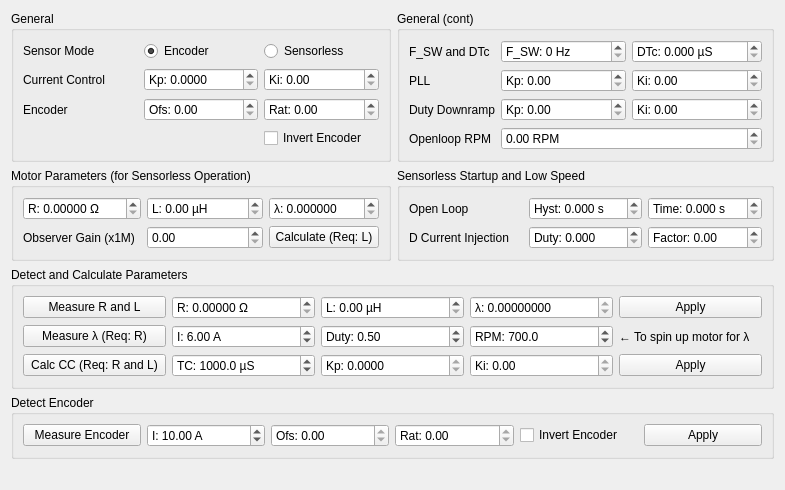
            <widget class="QWidget" name="tab_24">
             <attribute name="title">
              <string>FOC</string>
             </attribute>
             <layout class="QVBoxLayout" name="verticalLayout_29">
              <item>
               <layout class="QGridLayout" name="gridLayout_42">
                <item row="0" column="0">
                 <widget class="QGroupBox" name="groupBox_39">
                  <property name="title">
                   <string>General</string>
                  </property>
                  <layout class="QGridLayout" name="gridLayout_39">
                   <item row="2" column="0">
                    <widget class="QLabel" name="label_89">
                     <property name="text">
                      <string>Current Control</string>
                     </property>
                    </widget>
                   </item>
                   <item row="2" column="1">
                    <widget class="QDoubleSpinBox" name="mcconfFocCurrKpBox">
                     <property name="prefix">
                      <string>Kp: </string>
                     </property>
                     <property name="decimals">
                      <number>4</number>
                     </property>
                     <property name="maximum">
                      <double>1000.000000000000000</double>
                     </property>
                     <property name="singleStep">
                      <double>0.010000000000000</double>
                     </property>
                    </widget>
                   </item>
                   <item row="2" column="2">
                    <widget class="QDoubleSpinBox" name="mcconfFocCurrKiBox">
                     <property name="prefix">
                      <string>Ki: </string>
                     </property>
                     <property name="maximum">
                      <double>100000.000000000000000</double>
                     </property>
                    </widget>
                   </item>
                   <item row="4" column="0">
                    <widget class="QLabel" name="label_92">
                     <property name="text">
                      <string>Encoder</string>
                     </property>
                    </widget>
                   </item>
                   <item row="4" column="1">
                    <widget class="QDoubleSpinBox" name="mcconfFocEncoderOffsetBox">
                     <property name="prefix">
                      <string>Ofs: </string>
                     </property>
                     <property name="maximum">
                      <double>360.000000000000000</double>
                     </property>
                    </widget>
                   </item>
                   <item row="0" column="2">
                    <widget class="QRadioButton" name="mcconfFocModeSensorlessButton">
                     <property name="text">
                      <string>Sensorless</string>
                     </property>
                    </widget>
                   </item>
                   <item row="0" column="0">
                    <widget class="QLabel" name="label_101">
                     <property name="text">
                      <string>Sensor Mode</string>
                     </property>
                    </widget>
                   </item>
                   <item row="0" column="1">
                    <widget class="QRadioButton" name="mcconfFocModeEncoderButton">
                     <property name="text">
                      <string>Encoder</string>
                     </property>
                     <property name="checked">
                      <bool>true</bool>
                     </property>
                    </widget>
                   </item>
                   <item row="4" column="2">
                    <widget class="QDoubleSpinBox" name="mcconfFocEncoderRatioBox">
                     <property name="prefix">
                      <string>Rat: </string>
                     </property>
                     <property name="maximum">
                      <double>500.000000000000000</double>
                     </property>
                    </widget>
                   </item>
                   <item row="5" column="2">
                    <widget class="QCheckBox" name="mcconfFocEncoderInvertedBox">
                     <property name="text">
                      <string>Invert Encoder</string>
                     </property>
                    </widget>
                   </item>
                  </layout>
                 </widget>
                </item>
                <item row="0" column="1">
                 <widget class="QGroupBox" name="groupBox_41">
                  <property name="title">
                   <string>General (cont)</string>
                  </property>
                  <layout class="QGridLayout" name="gridLayout_40">
                   <item row="7" column="0">
                    <widget class="QLabel" name="label_104">
                     <property name="text">
                      <string>Openloop RPM</string>
                     </property>
                    </widget>
                   </item>
                   <item row="5" column="1">
                    <widget class="QDoubleSpinBox" name="mcconfFocPllKpBox">
                     <property name="prefix">
                      <string>Kp: </string>
                     </property>
                     <property name="maximum">
                      <double>100000.000000000000000</double>
                     </property>
                    </widget>
                   </item>
                   <item row="6" column="2">
                    <widget class="QDoubleSpinBox" name="mcconfFocDutyDownrampKiBox">
                     <property name="prefix">
                      <string>Ki: </string>
                     </property>
                     <property name="maximum">
                      <double>100000.000000000000000</double>
                     </property>
                    </widget>
                   </item>
                   <item row="6" column="0">
                    <widget class="QLabel" name="label_103">
                     <property name="text">
                      <string>Duty Downramp</string>
                     </property>
                    </widget>
                   </item>
                   <item row="5" column="2">
                    <widget class="QDoubleSpinBox" name="mcconfFocPllKiBox">
                     <property name="prefix">
                      <string>Ki: </string>
                     </property>
                     <property name="decimals">
                      <number>2</number>
                     </property>
                     <property name="maximum">
                      <double>1000000.000000000000000</double>
                     </property>
                     <property name="singleStep">
                      <double>1000.000000000000000</double>
                     </property>
                    </widget>
                   </item>
                   <item row="5" column="0">
                    <widget class="QLabel" name="label_90">
                     <property name="text">
                      <string>PLL</string>
                     </property>
                    </widget>
                   </item>
                   <item row="7" column="1" colspan="2">
                    <widget class="QDoubleSpinBox" name="mcconfFocOpenloopRpmBox">
                     <property name="keyboardTracking">
                      <bool>false</bool>
                     </property>
                     <property name="prefix">
                      <string/>
                     </property>
                     <property name="suffix">
                      <string> RPM</string>
                     </property>
                     <property name="maximum">
                      <double>100000.000000000000000</double>
                     </property>
                     <property name="singleStep">
                      <double>10.000000000000000</double>
                     </property>
                    </widget>
                   </item>
                   <item row="6" column="1">
                    <widget class="QDoubleSpinBox" name="mcconfFocDutyDownrampKpBox">
                     <property name="prefix">
                      <string>Kp: </string>
                     </property>
                     <property name="maximum">
                      <double>10000.000000000000000</double>
                     </property>
                    </widget>
                   </item>
                   <item row="4" column="2">
                    <widget class="QDoubleSpinBox" name="mcconfFocDtCompBox">
                     <property name="toolTip">
                      <string>&lt;html&gt;&lt;head/&gt;&lt;body&gt;&lt;p&gt;Dead time compensation. Getting this value right is important for the low speed performance of the sensorless observer.&lt;/p&gt;&lt;/body&gt;&lt;/html&gt;</string>
                     </property>
                     <property name="prefix">
                      <string>DTc: </string>
                     </property>
                     <property name="suffix">
                      <string> µS</string>
                     </property>
                     <property name="decimals">
                      <number>3</number>
                     </property>
                     <property name="maximum">
                      <double>10000.000000000000000</double>
                     </property>
                     <property name="singleStep">
                      <double>0.010000000000000</double>
                     </property>
                    </widget>
                   </item>
                   <item row="4" column="1">
                    <widget class="QSpinBox" name="mcconfFocFSwBox">
                     <property name="toolTip">
                      <string>Switching Frequency</string>
                     </property>
                     <property name="suffix">
                      <string> Hz</string>
                     </property>
                     <property name="prefix">
                      <string>F_SW: </string>
                     </property>
                     <property name="maximum">
                      <number>100000</number>
                     </property>
                     <property name="singleStep">
                      <number>100</number>
                     </property>
                    </widget>
                   </item>
                   <item row="4" column="0">
                    <widget class="QLabel" name="label_94">
                     <property name="text">
                      <string>F_SW and DTc</string>
                     </property>
                    </widget>
                   </item>
                  </layout>
                 </widget>
                </item>
                <item row="1" column="0">
                 <widget class="QGroupBox" name="groupBox_40">
                  <property name="title">
                   <string>Motor Parameters (for Sensorless Operation)</string>
                  </property>
                  <layout class="QGridLayout" name="gridLayout_41">
                   <item row="4" column="1">
                    <widget class="QDoubleSpinBox" name="mcconfFocObserverGainBox">
                     <property name="maximum">
                      <double>100000.000000000000000</double>
                     </property>
                     <property name="singleStep">
                      <double>1.000000000000000</double>
                     </property>
                    </widget>
                   </item>
                   <item row="4" column="0">
                    <widget class="QLabel" name="label_98">
                     <property name="text">
                      <string>Observer Gain (x1M)</string>
                     </property>
                    </widget>
                   </item>
                   <item row="4" column="2">
                    <widget class="QPushButton" name="mcconfFocObserverGainCalcButton">
                     <property name="text">
                      <string>Calculate (Req: L)</string>
                     </property>
                    </widget>
                   </item>
                   <item row="1" column="0">
                    <widget class="QDoubleSpinBox" name="mcconfFocMotorRBox">
                     <property name="prefix">
                      <string>R: </string>
                     </property>
                     <property name="suffix">
                      <string> Ω</string>
                     </property>
                     <property name="decimals">
                      <number>5</number>
                     </property>
                     <property name="maximum">
                      <double>1000.000000000000000</double>
                     </property>
                     <property name="singleStep">
                      <double>0.001000000000000</double>
                     </property>
                    </widget>
                   </item>
                   <item row="1" column="1">
                    <widget class="QDoubleSpinBox" name="mcconfFocMotorLBox">
                     <property name="prefix">
                      <string>L: </string>
                     </property>
                     <property name="suffix">
                      <string> µH</string>
                     </property>
                     <property name="decimals">
                      <number>2</number>
                     </property>
                     <property name="maximum">
                      <double>1000000.000000000000000</double>
                     </property>
                    </widget>
                   </item>
                   <item row="1" column="2">
                    <widget class="QDoubleSpinBox" name="mcconfFocMotorLinkageBox">
                     <property name="prefix">
                      <string>λ: </string>
                     </property>
                     <property name="decimals">
                      <number>6</number>
                     </property>
                     <property name="maximum">
                      <double>1000.000000000000000</double>
                     </property>
                     <property name="singleStep">
                      <double>0.000100000000000</double>
                     </property>
                    </widget>
                   </item>
                  </layout>
                 </widget>
                </item>
                <item row="1" column="1">
                 <widget class="QGroupBox" name="groupBox_43">
                  <property name="title">
                   <string>Sensorless Startup and Low Speed</string>
                  </property>
                  <layout class="QGridLayout" name="gridLayout_44">
                   <item row="1" column="2">
                    <widget class="QDoubleSpinBox" name="mcconfFocDCurrentFactorBox">
                     <property name="toolTip">
                      <string>&lt;html&gt;&lt;head/&gt;&lt;body&gt;&lt;p&gt;The maximum factor between the D axis and Q axis current.&lt;/p&gt;&lt;/body&gt;&lt;/html&gt;</string>
                     </property>
                     <property name="prefix">
                      <string>Factor: </string>
                     </property>
                     <property name="singleStep">
                      <double>0.100000000000000</double>
                     </property>
                    </widget>
                   </item>
                   <item row="0" column="1">
                    <widget class="QDoubleSpinBox" name="mcconfFocSlOpenloopHystBox">
                     <property name="toolTip">
                      <string>&lt;html&gt;&lt;head/&gt;&lt;body&gt;&lt;p&gt;If the filtered RPM has been below openloop RPM for this amount of time, the motor will rotate in open loop with openloop RPM.&lt;/p&gt;&lt;/body&gt;&lt;/html&gt;</string>
                     </property>
                     <property name="prefix">
                      <string>Hyst: </string>
                     </property>
                     <property name="suffix">
                      <string> s</string>
                     </property>
                     <property name="decimals">
                      <number>3</number>
                     </property>
                     <property name="maximum">
                      <double>200.000000000000000</double>
                     </property>
                     <property name="singleStep">
                      <double>0.100000000000000</double>
                     </property>
                    </widget>
                   </item>
                   <item row="0" column="0">
                    <widget class="QLabel" name="label_105">
                     <property name="text">
                      <string>Open Loop</string>
                     </property>
                    </widget>
                   </item>
                   <item row="1" column="0">
                    <widget class="QLabel" name="label_107">
                     <property name="text">
                      <string>D Current Injection</string>
                     </property>
                    </widget>
                   </item>
                   <item row="1" column="1">
                    <widget class="QDoubleSpinBox" name="mcconfFocDCurrentDutyBox">
                     <property name="toolTip">
                      <string>&lt;html&gt;&lt;head/&gt;&lt;body&gt;&lt;p&gt;Inject D axis current below this duty cycle.&lt;/p&gt;&lt;/body&gt;&lt;/html&gt;</string>
                     </property>
                     <property name="prefix">
                      <string>Duty: </string>
                     </property>
                     <property name="decimals">
                      <number>3</number>
                     </property>
                     <property name="maximum">
                      <double>1.000000000000000</double>
                     </property>
                     <property name="singleStep">
                      <double>0.010000000000000</double>
                     </property>
                    </widget>
                   </item>
                   <item row="0" column="2">
                    <widget class="QDoubleSpinBox" name="mcconfFocSlOpenloopTimeBox">
                     <property name="toolTip">
                      <string>&lt;html&gt;&lt;head/&gt;&lt;body&gt;&lt;p&gt;Time to remain in open loop before entering closed loop.&lt;/p&gt;&lt;/body&gt;&lt;/html&gt;</string>
                     </property>
                     <property name="prefix">
                      <string>Time: </string>
                     </property>
                     <property name="suffix">
                      <string> s</string>
                     </property>
                     <property name="decimals">
                      <number>3</number>
                     </property>
                     <property name="maximum">
                      <double>200.000000000000000</double>
                     </property>
                     <property name="singleStep">
                      <double>0.100000000000000</double>
                     </property>
                    </widget>
                   </item>
                  </layout>
                 </widget>
                </item>
                <item row="2" column="0" colspan="2">
                 <widget class="QGroupBox" name="groupBox_44">
                  <property name="title">
                   <string>Detect and Calculate Parameters</string>
                  </property>
                  <layout class="QGridLayout" name="gridLayout_45">
                   <item row="3" column="1">
                    <widget class="QDoubleSpinBox" name="mcconfFocCalcCCTcBox">
                     <property name="prefix">
                      <string>TC: </string>
                     </property>
                     <property name="suffix">
                      <string> µS</string>
                     </property>
                     <property name="decimals">
                      <number>1</number>
                     </property>
                     <property name="maximum">
                      <double>100000.000000000000000</double>
                     </property>
                     <property name="singleStep">
                      <double>10.000000000000000</double>
                     </property>
                     <property name="value">
                      <double>1000.000000000000000</double>
                     </property>
                    </widget>
                   </item>
                   <item row="2" column="2">
                    <widget class="QDoubleSpinBox" name="mcconfFocDetectDutyBox">
                     <property name="toolTip">
                      <string>For measuring flux linkage:  Duty cycle to measure flux linkage at.</string>
                     </property>
                     <property name="prefix">
                      <string>Duty: </string>
                     </property>
                     <property name="maximum">
                      <double>1.000000000000000</double>
                     </property>
                     <property name="singleStep">
                      <double>0.010000000000000</double>
                     </property>
                     <property name="value">
                      <double>0.500000000000000</double>
                     </property>
                    </widget>
                   </item>
                   <item row="2" column="1">
                    <widget class="QDoubleSpinBox" name="mcconfFocDetectCurrentBox">
                     <property name="toolTip">
                      <string>For measuring flux linkage:  The current to use.</string>
                     </property>
                     <property name="prefix">
                      <string>I: </string>
                     </property>
                     <property name="suffix">
                      <string> A</string>
                     </property>
                     <property name="maximum">
                      <double>150.000000000000000</double>
                     </property>
                     <property name="value">
                      <double>6.000000000000000</double>
                     </property>
                    </widget>
                   </item>
                   <item row="2" column="3">
                    <widget class="QDoubleSpinBox" name="mcconfFocDetectMinRpmBox">
                     <property name="toolTip">
                      <string>For measuring flux linkage: The minimum RPM to start the motor with.</string>
                     </property>
                     <property name="prefix">
                      <string>RPM: </string>
                     </property>
                     <property name="decimals">
                      <number>1</number>
                     </property>
                     <property name="maximum">
                      <double>10000.000000000000000</double>
                     </property>
                     <property name="singleStep">
                      <double>10.000000000000000</double>
                     </property>
                     <property name="value">
                      <double>700.000000000000000</double>
                     </property>
                    </widget>
                   </item>
                   <item row="2" column="0">
                    <widget class="QPushButton" name="mcconfFocMeasureLinkageButton">
                     <property name="toolTip">
                      <string>&lt;html&gt;&lt;head/&gt;&lt;body&gt;&lt;p&gt;Spin up the motor using BLDC delay commutation and measure the flux linkage. The motor resistance is required to compensate for load, so it should be measured or entered first.&lt;/p&gt;&lt;/body&gt;&lt;/html&gt;</string>
                     </property>
                     <property name="text">
                      <string>Measure λ (Req: R)</string>
                     </property>
                    </widget>
                   </item>
                   <item row="0" column="0">
                    <widget class="QPushButton" name="mcconfFocMeasureRLButton">
                     <property name="toolTip">
                      <string>Measure the motor resistance and inductance.</string>
                     </property>
                     <property name="text">
                      <string>Measure R and L</string>
                     </property>
                    </widget>
                   </item>
                   <item row="0" column="1">
                    <widget class="QDoubleSpinBox" name="mcconfFocDetectRBox">
                     <property name="prefix">
                      <string>R: </string>
                     </property>
                     <property name="suffix">
                      <string> Ω</string>
                     </property>
                     <property name="decimals">
                      <number>5</number>
                     </property>
                     <property name="maximum">
                      <double>1000.000000000000000</double>
                     </property>
                     <property name="singleStep">
                      <double>0.001000000000000</double>
                     </property>
                    </widget>
                   </item>
                   <item row="0" column="2">
                    <widget class="QDoubleSpinBox" name="mcconfFocDetectLBox">
                     <property name="prefix">
                      <string>L: </string>
                     </property>
                     <property name="suffix">
                      <string> µH</string>
                     </property>
                     <property name="maximum">
                      <double>100000.000000000000000</double>
                     </property>
                    </widget>
                   </item>
                   <item row="3" column="0">
                    <widget class="QPushButton" name="mcconfFocCalcCCButton">
                     <property name="toolTip">
                      <string>&lt;html&gt;&lt;head/&gt;&lt;body&gt;&lt;p&gt;Calculate Kp and Ki for the current control loop based on the motor resistance and inductance, and a desired time constant (TC) of the system.&lt;/p&gt;&lt;/body&gt;&lt;/html&gt;</string>
                     </property>
                     <property name="text">
                      <string>Calc CC (Req: R and L)</string>
                     </property>
                    </widget>
                   </item>
                   <item row="0" column="3">
                    <widget class="QDoubleSpinBox" name="mcconfFocDetectLinkageBox">
                     <property name="readOnly">
                      <bool>true</bool>
                     </property>
                     <property name="prefix">
                      <string>λ: </string>
                     </property>
                     <property name="decimals">
                      <number>8</number>
                     </property>
                     <property name="maximum">
                      <double>100.000000000000000</double>
                     </property>
                     <property name="singleStep">
                      <double>0.000100000000000</double>
                     </property>
                     <property name="value">
                      <double>0.000000000000000</double>
                     </property>
                    </widget>
                   </item>
                   <item row="0" column="4">
                    <widget class="QPushButton" name="mcconfFocApplyRLLambdaButton">
                     <property name="text">
                      <string>Apply</string>
                     </property>
                    </widget>
                   </item>
                   <item row="3" column="4">
                    <widget class="QPushButton" name="mcconfFocCalcCCApplyButton">
                     <property name="text">
                      <string>Apply</string>
                     </property>
                    </widget>
                   </item>
                   <item row="3" column="3">
                    <widget class="QDoubleSpinBox" name="mcconfFocCalcKiBox">
                     <property name="readOnly">
                      <bool>true</bool>
                     </property>
                     <property name="prefix">
                      <string>Ki: </string>
                     </property>
                     <property name="maximum">
                      <double>100000.000000000000000</double>
                     </property>
                    </widget>
                   </item>
                   <item row="2" column="4">
                    <widget class="QLabel" name="label_93">
                     <property name="text">
                      <string>← To spin up motor for λ</string>
                     </property>
                    </widget>
                   </item>
                   <item row="3" column="2">
                    <widget class="QDoubleSpinBox" name="mcconfFocCalcKpBox">
                     <property name="readOnly">
                      <bool>true</bool>
                     </property>
                     <property name="prefix">
                      <string>Kp: </string>
                     </property>
                     <property name="decimals">
                      <number>4</number>
                     </property>
                     <property name="maximum">
                      <double>1000.000000000000000</double>
                     </property>
                     <property name="singleStep">
                      <double>0.010000000000000</double>
                     </property>
                    </widget>
                   </item>
                  </layout>
                 </widget>
                </item>
                <item row="3" column="0" colspan="2">
                 <widget class="QGroupBox" name="groupBox_42">
                  <property name="title">
                   <string>Detect Encoder</string>
                  </property>
                  <layout class="QHBoxLayout" name="horizontalLayout_25">
                   <item>
                    <widget class="QPushButton" name="mcconfFocMeasureEncoderButton">
                     <property name="toolTip">
                      <string>&lt;html&gt;&lt;head/&gt;&lt;body&gt;&lt;p&gt;Run the motor slowly in open loop using the selected current and try to figure out the encoder offset and ratio, and whether the encoder is inverted.&lt;/p&gt;&lt;/body&gt;&lt;/html&gt;</string>
                     </property>
                     <property name="text">
                      <string>Measure Encoder</string>
                     </property>
                    </widget>
                   </item>
                   <item>
                    <widget class="QDoubleSpinBox" name="mcconfFocMeasureEncoderCurrentBox">
                     <property name="prefix">
                      <string>I: </string>
                     </property>
                     <property name="suffix">
                      <string> A</string>
                     </property>
                     <property name="value">
                      <double>10.000000000000000</double>
                     </property>
                    </widget>
                   </item>
                   <item>
                    <widget class="QDoubleSpinBox" name="mcconfFocMeasureEncoderOffsetBox">
                     <property name="readOnly">
                      <bool>true</bool>
                     </property>
                     <property name="prefix">
                      <string>Ofs: </string>
                     </property>
                     <property name="maximum">
                      <double>360.000000000000000</double>
                     </property>
                    </widget>
                   </item>
                   <item>
                    <widget class="QDoubleSpinBox" name="mcconfFocMeasureEncoderRatioBox">
                     <property name="readOnly">
                      <bool>true</bool>
                     </property>
                     <property name="prefix">
                      <string>Rat: </string>
                     </property>
                     <property name="maximum">
                      <double>500.000000000000000</double>
                     </property>
                    </widget>
                   </item>
                   <item>
                    <widget class="QCheckBox" name="mcconfFocMeasureEncoderInvertedBox">
                     <property name="text">
                      <string>Invert Encoder</string>
                     </property>
                    </widget>
                   </item>
                   <item>
                    <widget class="QPushButton" name="mcconfFocMeasureEncoderApplyButton">
                     <property name="text">
                      <string>Apply</string>
                     </property>
                    </widget>
                   </item>
                  </layout>
                 </widget>
                </item>
               </layout>
              </item>
              <item>
               <spacer name="verticalSpacer_17">
                <property name="orientation">
                 <enum>Qt::Vertical</enum>
                </property>
                <property name="sizeType">
                 <enum>QSizePolicy::Expanding</enum>
                </property>
                <property name="sizeHint" stdset="0">
                 <size>
                  <width>20</width>
                  <height>20</height>
                 </size>
                </property>
               </spacer>
              </item>
             </layout>
            </widget>
